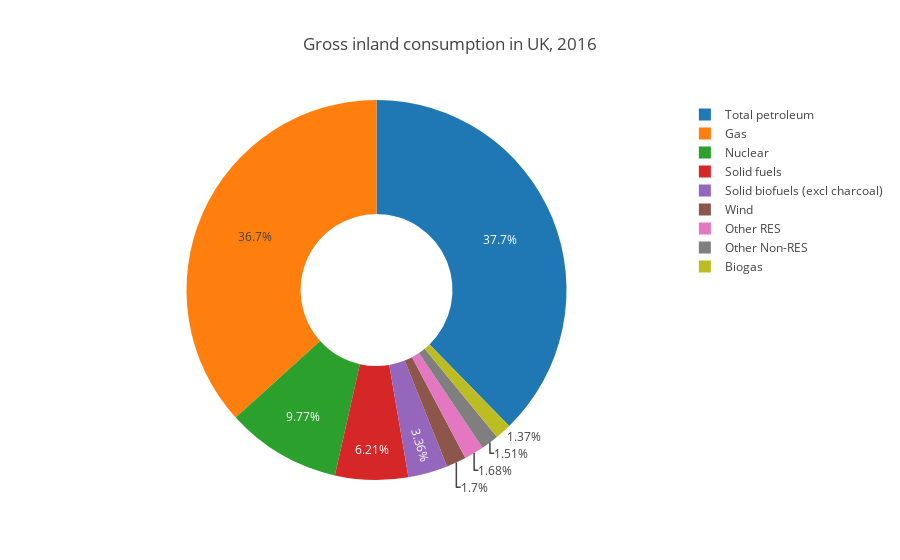

The notebook cell this image was saved under:
### Code cell
fig = {
    "data": [{
            'labels': final_data_a['cn'],
            'values': final_data_a['total'],
            'type': 'pie',
            'hoverinfo':'label+percent',
            'hole': .4
        }],
    'layout': {'title': 'Gross inland consumption in {}, {}'.format(country, year)}
}

iplot(fig, show_link=False)

### Figure 1 — Plotly figure (JSON) as saved in the notebook; plotly's stock layout.template omitted (floating-point values rounded to 4 significant figures)
{"data": [{"hole": 0.4, "hoverinfo": "label+percent", "labels": ["Biogas", "Gas", "Nuclear", "Other Non-RES", "Other RES", "Solid biofuels (excl charcoal)", "Solid fuels", "Total petroleum", "Wind"], "type": "pie", "values": [2601.0, 69550.0, 18502, 2855.0, 3178.0, 6370.0, 11760.0, 71400.0, 3213]}], "layout": {"title": "Gross inland consumption in UK, 2016"}}
